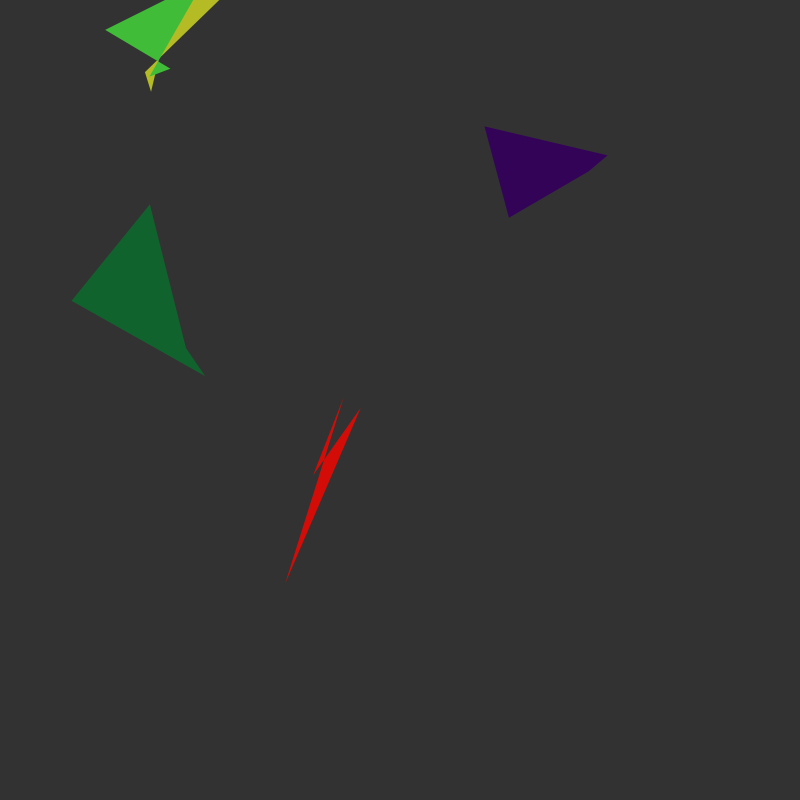
Frame 1 (no input)
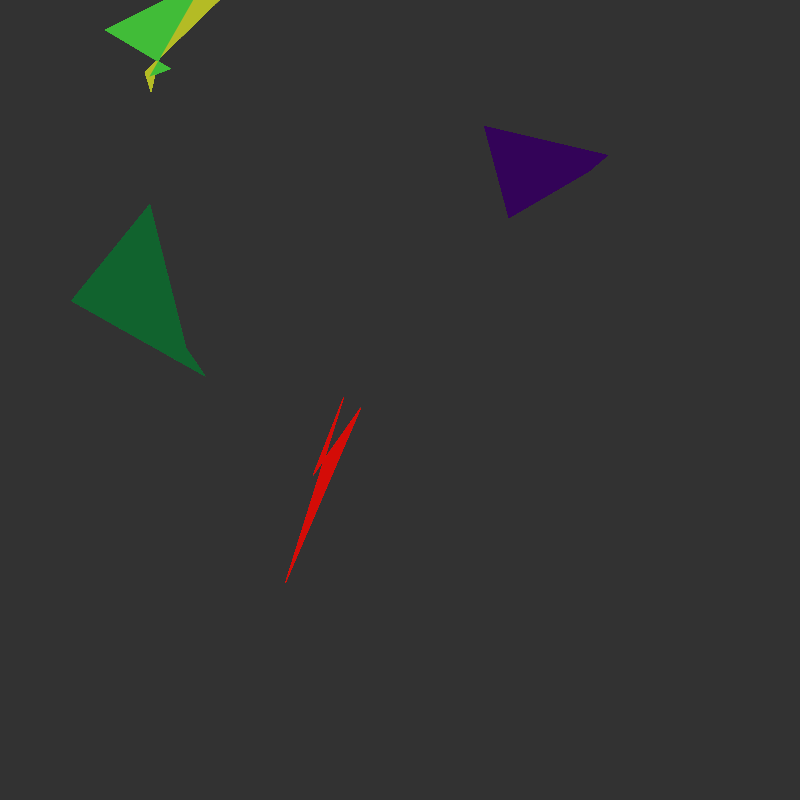
Frame 60 (the mouse pressed at the canvas centre just before this capture)
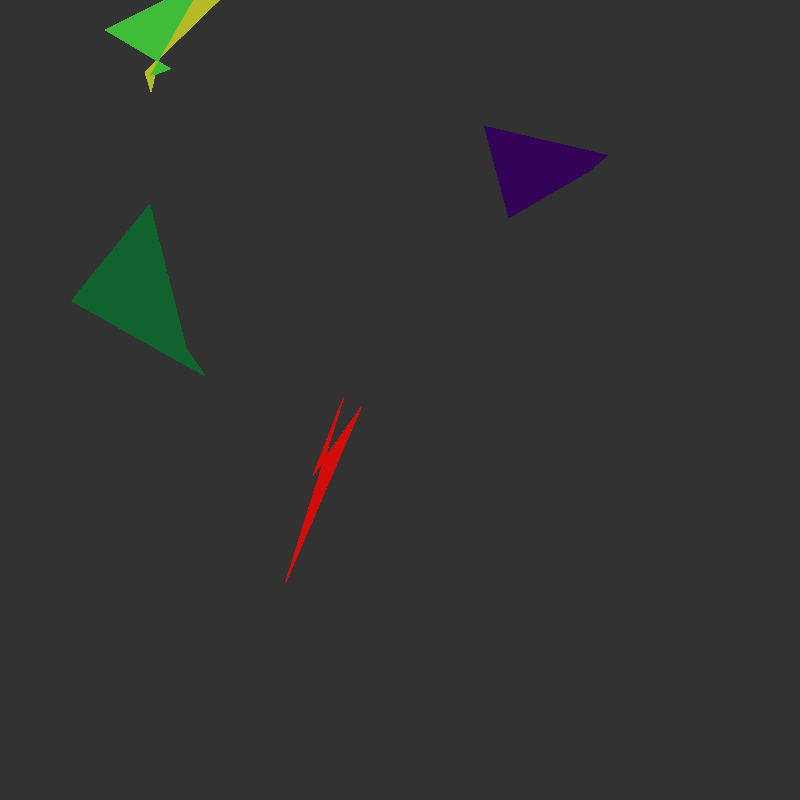
Frame 120 (the mouse held since frame 60 and released just before this capture)

The Processing sketch that drew these frames (run headless with seeded random() and noise(); from frame 60 on, the mouse is pressed at the canvas centre):

// Processing sketch: sketch_180828
// ── sketch_180828.pde
Shape[] s;
int sn = 5;

void setup()
{
    size(800, 800);
    background(50);    

    s = new Shape[sn];
    for(int si=0; si<sn; si++)
        s[si] = new Shape(random(width), random(height));
}

void draw()
{
    for(int si=0; si<sn; si++)
        s[si].draw();
}

class Shape
{
    int vn = 4;
    int thresh = 100;

    PVector[] vertex;
    color c;

    Shape(float px_, float py_)
    {
        vertex = new PVector[vn];
        for(int i=0; i<vn; i++){
             vertex[i] = new PVector(px_ + random(-thresh, thresh), py_+random(-thresh, thresh));
        }
        c = color(random(255), random(255), random(255));
    }

    void draw()
    {
        noStroke();
        fill(c);
        beginShape();
        for(int j=0; j<vn; j++){
            vertex(vertex[j].x, vertex[j].y);
        }
        endShape(CLOSE);
    }
}
